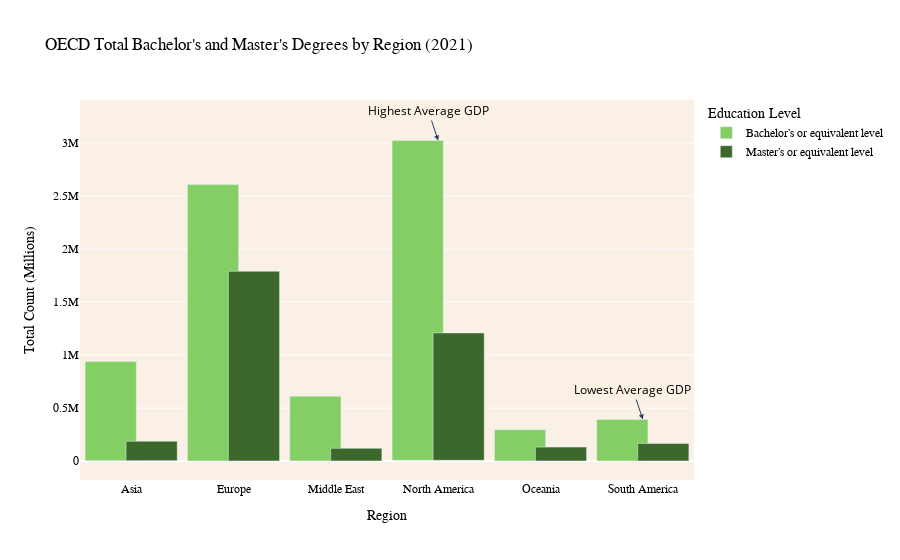

The notebook cell this image was saved under:
### Code cell
import pandas as pd
import plotly.graph_objects as go
import numpy as np

# Read / Cleaning the data
education = pd.read_csv("Data_cleaned/education.csv", header=1)
education

education = education.applymap(lambda x: x.strip() if isinstance(x, str) else x)

gdp = pd.read_csv("Data_cleaned/gdp.csv")
gdp['gdp'] = gdp['gdp'].replace('..', np.nan)
gdp['gdp'] = gdp['gdp'].str.replace(',', '')
gdp['gdp'] = gdp['gdp'].astype(float)
gdp[['Country', 'Year']] = gdp['Country_Year'].str.split('_', expand=True)
gdp_2001 = gdp[gdp['Year'] == '2021']

education_gdp = pd.merge(gdp_2001, education, on=['Country'])



education_gdp = education_gdp[['Country', 'Bachelor’s or equivalent level', 'Master’s or equivalent level', 'gdp']]
education_gdp

country_to_region = {
    'USA': 'North America',
    'Canada': 'North America',
    'Germany': 'Europe',
    'France': 'Europe',
    'Australia': 'Oceania',
    'Austria': 'Europe',
    'Belgium': 'Europe',
    'Chile': 'South America',
    'Colombia': 'South America',
    'Costa Rica': 'North America',
    'Czechia': 'Europe',
    'Denmark': 'Europe',
    'Estonia': 'Europe',
    'Finland': 'Europe',
    'Greece': 'Europe',
    'Hungary': 'Europe',
    'Iceland': 'Europe',
    'Ireland': 'Europe',
    'Israel': 'Middle East',
    'Italy': 'Europe',
    'Japan': 'Asia',
    'Korea': 'Asia',
    'Latvia': 'Europe',
    'Lithuania': 'Europe',
    'Luxembourg': 'Europe',
    'Mexico': 'North America',
    'Netherlands': 'Europe',
    'New Zealand': 'Oceania',
    'Norway': 'Europe',
    'Poland': 'Europe',
    'Portugal': 'Europe',
    'Slovak Republic': 'Europe',
    'Slovenia': 'Europe',
    'Spain': 'Europe',
    'Sweden': 'Europe',
    'Switzerland': 'Europe',
    'Turkey': 'Europe',
    'United Kingdom': 'Europe',
    'United States': 'North America',
    'Türkiye': 'Middle East'
    
}


education_gdp['Region'] = education_gdp['Country'].map(country_to_region)
unique_regions = education_gdp['Region'].unique()

import pandas as pd
import plotly.express as px
average_gdp_by_region = education_gdp.groupby('Region')['gdp'].mean().reset_index()
sum_by_region = education_gdp.groupby('Region')[['Bachelor’s or equivalent level', 'Master’s or equivalent level']].sum()
sum_by_region
test  = pd.merge(average_gdp_by_region,sum_by_region, on='Region' )

import pandas as pd
import plotly.express as px

melted_test = test.melt(id_vars=['Region', 'gdp'], value_vars=['Bachelor’s or equivalent level', 'Master’s or equivalent level'],
                        var_name='Education Level', value_name='Total Count')

fig = px.bar(melted_test, x='Region', y='Total Count', color='Education Level',
             title='OECD Total Bachelor\'s and Master\'s Degrees by Region (2021)',
             hover_data={'Region': True, 'Total Count': True, 'gdp': True},
             labels={'Total Count': 'Total Count (Millions)', 'Education Level': 'Education Level'},
             barmode='group',
             base='gdp',
             color_discrete_map={'Bachelor’s or equivalent level': '#84cf63', 
                                 'Master’s or equivalent level': '#3d682b'}
                                 )

fig.update_traces(customdata=melted_test[['Education Level', 'gdp']], 
                  width=[0.5, 0.5, 0.5, 0.5, 0.5, 0.5],
                  hovertemplate='<br>'.join([
                      'Region: %{x}',
                      'Education Level: %{customdata[0]}',
                      'Total Count: %{y:,.0f}',
                      'Average GDP: $%{customdata[1]:,.2f} (Billions)'
                  ]))

fig.update_layout(plot_bgcolor='#faf0e6', font_color='black')

fig.add_annotation(
    x="North America",
    y=3023000,
    text="Highest Average GDP",
    xanchor="center",
    arrowhead=2
)


fig.add_annotation(
    x="South America",
    y=392195,
    text="Lowest Average GDP",
    xanchor="center",
    arrowhead=2
)

fig.update_layout(title_font_family='PT Sans Narrow')

fig.update_layout(
    xaxis=dict(
        title_font=dict(family='PT Sans Narrow'),
        tickfont=dict(family='PT Sans Narrow')
    ),
    yaxis=dict(
        title_font=dict(family='PT Sans Narrow'),
        tickfont=dict(family='PT Sans Narrow')
    )
)

fig.update_layout(
    legend=dict(
        font=dict(family='PT Sans Narrow')
    )
)


fig.show()

### Figure 1 — Plotly figure (JSON) as saved in the notebook; plotly's stock layout.template omitted (floating-point values rounded to 4 significant figures)
{"data": [{"alignmentgroup": "True", "base": [4057.0, 1032.0, 1548.0, 7132.0, 946.6, 737.1], "customdata": [["Bachelor’s or equivalent level", 4057.0], ["Bachelor’s or equivalent level", 1032.0], ["Bachelor’s or equivalent level", 1548.0], ["Bachelor’s or equivalent level", 7132.0], ["Bachelor’s or equivalent level", 946.6], ["Bachelor’s or equivalent level", 737.1], ["Master’s or equivalent level", 4057.0], ["Master’s or equivalent level", 1032.0], ["Master’s or equivalent level", 1548.0], ["Master’s or equivalent level", 7132.0], ["Master’s or equivalent level", 946.6], ["Master’s or equivalent level", 737.1]], "hovertemplate": "Region: %{x}<br>Education Level: %{customdata[0]}<br>Total Count: %{y:,.0f}<br>Average GDP: $%{customdata[1]:,.2f} (Billions)", "legendgroup": "Bachelor’s or equivalent level", "marker": {"color": "#84cf63", "pattern": {"shape": ""}}, "name": "Bachelor’s or equivalent level", "offsetgroup": "Bachelor’s or equivalent level", "orientation": "v", "showlegend": true, "textposition": "auto", "type": "bar", "width": [0.5, 0.5, 0.5, 0.5, 0.5, 0.5], "x": ["Asia", "Europe", "Middle East", "North America", "Oceania", "South America"], "xaxis": "x", "y": [934553, 2606633, 609566, 3016078, 295396, 391458], "yaxis": "y"}, {"alignmentgroup": "True", "base": [4057.0, 1032.0, 1548.0, 7132.0, 946.6, 737.1], "customdata": [["Bachelor’s or equivalent level", 4057.0], ["Bachelor’s or equivalent level", 1032.0], ["Bachelor’s or equivalent level", 1548.0], ["Bachelor’s or equivalent level", 7132.0], ["Bachelor’s or equivalent level", 946.6], ["Bachelor’s or equivalent level", 737.1], ["Master’s or equivalent level", 4057.0], ["Master’s or equivalent level", 1032.0], ["Master’s or equivalent level", 1548.0], ["Master’s or equivalent level", 7132.0], ["Master’s or equivalent level", 946.6], ["Master’s or equivalent level", 737.1]], "hovertemplate": "Region: %{x}<br>Education Level: %{customdata[0]}<br>Total Count: %{y:,.0f}<br>Average GDP: $%{customdata[1]:,.2f} (Billions)", "legendgroup": "Master’s or equivalent level", "marker": {"color": "#3d682b", "pattern": {"shape": ""}}, "name": "Master’s or equivalent level", "offsetgroup": "Master’s or equivalent level", "orientation": "v", "showlegend": true, "textposition": "auto", "type": "bar", "width": [0.5, 0.5, 0.5, 0.5, 0.5, 0.5], "x": ["Asia", "Europe", "Middle East", "North America", "Oceania", "South America"], "xaxis": "x", "y": [182973, 1788761, 118988, 1201438, 130690, 165271], "yaxis": "y"}], "layout": {"annotations": [{"arrowhead": 2, "text": "Highest Average GDP", "x": "North America", "xanchor": "center", "y": 3023000}, {"arrowhead": 2, "text": "Lowest Average GDP", "x": "South America", "xanchor": "center", "y": 392195}], "barmode": "group", "font": {"color": "black"}, "legend": {"font": {"family": "PT Sans Narrow"}, "title": {"text": "Education Level"}, "tracegroupgap": 0}, "plot_bgcolor": "#faf0e6", "title": {"font": {"family": "PT Sans Narrow"}, "text": "OECD Total Bachelor's and Master's Degrees by Region (2021)"}, "xaxis": {"anchor": "y", "domain": [0, 1], "tickfont": {"family": "PT Sans Narrow"}, "title": {"font": {"family": "PT Sans Narrow"}, "text": "Region"}}, "yaxis": {"anchor": "x", "domain": [0, 1], "tickfont": {"family": "PT Sans Narrow"}, "title": {"font": {"family": "PT Sans Narrow"}, "text": "Total Count (Millions)"}}}}
